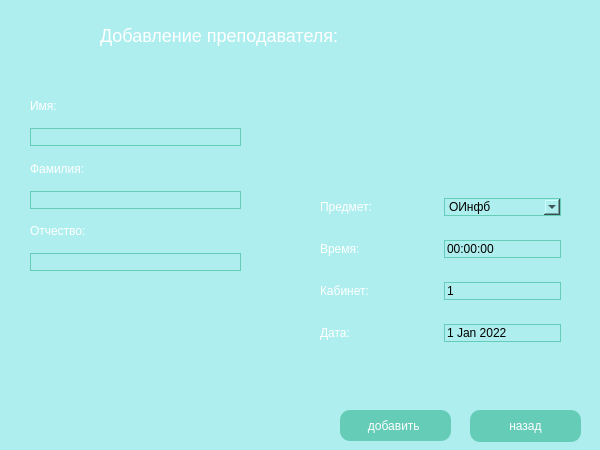
<?xml version="1.0" encoding="UTF-8"?>
<ui version="4.0">
 <class>Add_form</class>
 <widget class="QWidget" name="Add_form">
  <property name="geometry">
   <rect>
    <x>0</x>
    <y>0</y>
    <width>600</width>
    <height>450</height>
   </rect>
  </property>
  <property name="windowTitle">
   <string>Form</string>
  </property>
  <property name="styleSheet">
   <string notr="true">background-color: #AFEEEE;</string>
  </property>
  <widget class="QPushButton" name="pushButton">
   <property name="geometry">
    <rect>
     <x>470</x>
     <y>410</y>
     <width>111</width>
     <height>32</height>
    </rect>
   </property>
   <property name="styleSheet">
    <string notr="true">color: white;
background: #65CCB8;
border-radius: 10px;</string>
   </property>
   <property name="text">
    <string>назад</string>
   </property>
  </widget>
  <widget class="QLabel" name="label_4">
   <property name="geometry">
    <rect>
     <x>100</x>
     <y>20</y>
     <width>361</width>
     <height>31</height>
    </rect>
   </property>
   <property name="styleSheet">
    <string notr="true">color: white;
font-size: 18px</string>
   </property>
   <property name="text">
    <string>Добавление преподавателя:</string>
   </property>
   <property name="textFormat">
    <enum>Qt::AutoText</enum>
   </property>
  </widget>
  <widget class="QWidget" name="layoutWidget">
   <property name="geometry">
    <rect>
     <x>30</x>
     <y>90</y>
     <width>211</width>
     <height>181</height>
    </rect>
   </property>
   <layout class="QVBoxLayout" name="verticalLayout_4">
    <item>
     <layout class="QVBoxLayout" name="verticalLayout_2">
      <item>
       <widget class="QLabel" name="label">
        <property name="styleSheet">
         <string notr="true">color: white;</string>
        </property>
        <property name="text">
         <string>Имя:</string>
        </property>
       </widget>
      </item>
      <item>
       <widget class="QLineEdit" name="lineEdit">
        <property name="styleSheet">
         <string notr="true">border: 1px solid  #65CCB8;
</string>
        </property>
       </widget>
      </item>
     </layout>
    </item>
    <item>
     <layout class="QVBoxLayout" name="verticalLayout">
      <item>
       <widget class="QLabel" name="label_2">
        <property name="styleSheet">
         <string notr="true">color: white;
</string>
        </property>
        <property name="text">
         <string>Фамилия:</string>
        </property>
       </widget>
      </item>
      <item>
       <widget class="QLineEdit" name="lineEdit_2">
        <property name="styleSheet">
         <string notr="true">border: 1px solid  #65CCB8;</string>
        </property>
        <property name="text">
         <string/>
        </property>
       </widget>
      </item>
     </layout>
    </item>
    <item>
     <layout class="QVBoxLayout" name="verticalLayout_3">
      <item>
       <widget class="QLabel" name="label_3">
        <property name="styleSheet">
         <string notr="true">color: white;</string>
        </property>
        <property name="text">
         <string>Отчество:</string>
        </property>
       </widget>
      </item>
      <item>
       <widget class="QLineEdit" name="lineEdit_3">
        <property name="styleSheet">
         <string notr="true">border: 1px solid  #65CCB8;</string>
        </property>
       </widget>
      </item>
     </layout>
    </item>
   </layout>
  </widget>
  <widget class="QWidget" name="layoutWidget">
   <property name="geometry">
    <rect>
     <x>320</x>
     <y>180</y>
     <width>241</width>
     <height>181</height>
    </rect>
   </property>
   <layout class="QVBoxLayout" name="verticalLayout_5">
    <item>
     <layout class="QHBoxLayout" name="horizontalLayout_4">
      <item>
       <widget class="QLabel" name="label_7">
        <property name="styleSheet">
         <string notr="true">color: white;
</string>
        </property>
        <property name="text">
         <string>Предмет:</string>
        </property>
       </widget>
      </item>
      <item>
       <widget class="QComboBox" name="comboBox">
        <property name="styleSheet">
         <string notr="true">border: 1px solid  #65CCB8;</string>
        </property>
        <property name="insertPolicy">
         <enum>QComboBox::NoInsert</enum>
        </property>
        <property name="sizeAdjustPolicy">
         <enum>QComboBox::AdjustToContentsOnFirstShow</enum>
        </property>
        <item>
         <property name="text">
          <string>ОИнфб</string>
         </property>
        </item>
        <item>
         <property name="text">
          <string>ОУИС</string>
         </property>
        </item>
        <item>
         <property name="text">
          <string>ТПКИС</string>
         </property>
        </item>
        <item>
         <property name="text">
          <string>ТЭЦ</string>
         </property>
        </item>
        <item>
         <property name="text">
          <string>ФизК</string>
         </property>
        </item>
        <item>
         <property name="text">
          <string>ОТС</string>
         </property>
        </item>
        <item>
         <property name="text">
          <string>СПЭ</string>
         </property>
        </item>
        <item>
         <property name="text">
          <string>ТВиМС</string>
         </property>
        </item>
        <item>
         <property name="text">
          <string>Физика</string>
         </property>
        </item>
        <item>
         <property name="text">
          <string>Полит</string>
         </property>
        </item>
        <item>
         <property name="text">
          <string>УИП</string>
         </property>
        </item>
        <item>
         <property name="text">
          <string>МССвИ</string>
         </property>
        </item>
        <item>
         <property name="text">
          <string>ОТФ</string>
         </property>
        </item>
        <item>
         <property name="text">
          <string>ОЦСТ</string>
         </property>
        </item>
        <item>
         <property name="text">
          <string>ЭП</string>
         </property>
        </item>
        <item>
         <property name="text">
          <string>БЖЧ</string>
         </property>
        </item>
        <item>
         <property name="text">
          <string>НСИК</string>
         </property>
        </item>
        <item>
         <property name="text">
          <string>ОМО</string>
         </property>
        </item>
       </widget>
      </item>
     </layout>
    </item>
    <item>
     <layout class="QHBoxLayout" name="horizontalLayout_2">
      <item>
       <widget class="QLabel" name="label_6">
        <property name="styleSheet">
         <string notr="true">color: white;
</string>
        </property>
        <property name="text">
         <string>Время:</string>
        </property>
       </widget>
      </item>
      <item>
       <widget class="QTimeEdit" name="timeEdit">
        <property name="styleSheet">
         <string notr="true">border: 1px solid  #65CCB8;</string>
        </property>
        <property name="buttonSymbols">
         <enum>QAbstractSpinBox::NoButtons</enum>
        </property>
        <property name="correctionMode">
         <enum>QAbstractSpinBox::CorrectToPreviousValue</enum>
        </property>
        <property name="keyboardTracking">
         <bool>true</bool>
        </property>
       </widget>
      </item>
     </layout>
    </item>
    <item>
     <layout class="QHBoxLayout" name="horizontalLayout">
      <item>
       <widget class="QLabel" name="label_8">
        <property name="styleSheet">
         <string notr="true">color: white;</string>
        </property>
        <property name="text">
         <string>Кабинет:</string>
        </property>
       </widget>
      </item>
      <item>
       <widget class="QSpinBox" name="spinBox">
        <property name="styleSheet">
         <string notr="true">border: 1px solid  #65CCB8;</string>
        </property>
        <property name="frame">
         <bool>true</bool>
        </property>
        <property name="buttonSymbols">
         <enum>QAbstractSpinBox::NoButtons</enum>
        </property>
        <property name="keyboardTracking">
         <bool>true</bool>
        </property>
        <property name="suffix">
         <string/>
        </property>
        <property name="minimum">
         <number>1</number>
        </property>
        <property name="maximum">
         <number>1000</number>
        </property>
        <property name="stepType">
         <enum>QAbstractSpinBox::DefaultStepType</enum>
        </property>
        <property name="value">
         <number>1</number>
        </property>
       </widget>
      </item>
     </layout>
    </item>
    <item>
     <layout class="QHBoxLayout" name="horizontalLayout_3">
      <item>
       <widget class="QLabel" name="label_5">
        <property name="styleSheet">
         <string notr="true">color: white;</string>
        </property>
        <property name="text">
         <string>Дата:</string>
        </property>
       </widget>
      </item>
      <item>
       <widget class="QDateEdit" name="dateEdit">
        <property name="styleSheet">
         <string notr="true">border: 1px solid  #65CCB8;</string>
        </property>
        <property name="buttonSymbols">
         <enum>QAbstractSpinBox::NoButtons</enum>
        </property>
        <property name="maximumDate">
         <date>
          <year>2026</year>
          <month>12</month>
          <day>31</day>
         </date>
        </property>
        <property name="minimumDate">
         <date>
          <year>2022</year>
          <month>1</month>
          <day>1</day>
         </date>
        </property>
       </widget>
      </item>
     </layout>
    </item>
   </layout>
  </widget>
  <widget class="QPushButton" name="pushButton_add">
   <property name="geometry">
    <rect>
     <x>340</x>
     <y>410</y>
     <width>111</width>
     <height>31</height>
    </rect>
   </property>
   <property name="styleSheet">
    <string notr="true">color: white;
background: #65CCB8;
border-radius: 10px;</string>
   </property>
   <property name="text">
    <string>добавить </string>
   </property>
  </widget>
 </widget>
 <resources/>
 <connections>
  <connection>
   <sender>pushButton</sender>
   <signal>clicked()</signal>
   <receiver>Add_form</receiver>
   <slot>close()</slot>
   <hints>
    <hint type="sourcelabel">
     <x>510</x>
     <y>414</y>
    </hint>
    <hint type="destinationlabel">
     <x>593</x>
     <y>418</y>
    </hint>
   </hints>
  </connection>
 </connections>
</ui>
